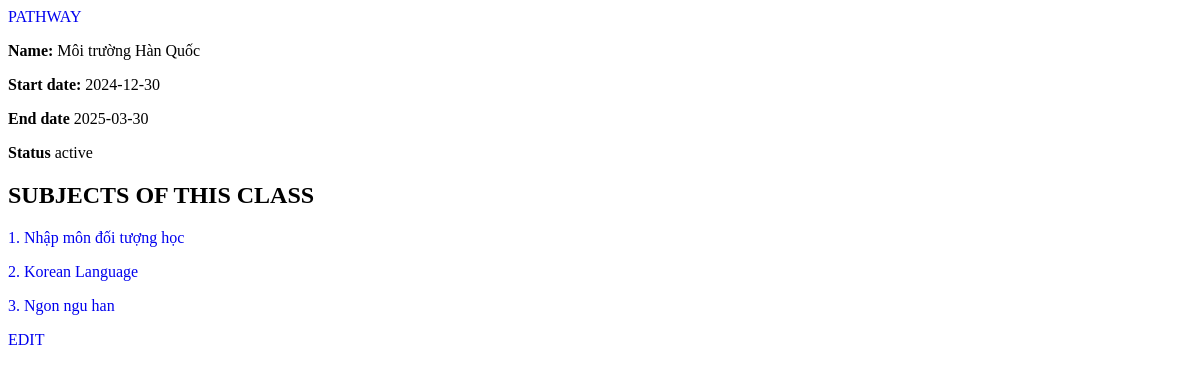
Page /manage/class/id=19/ on the earlier database version.
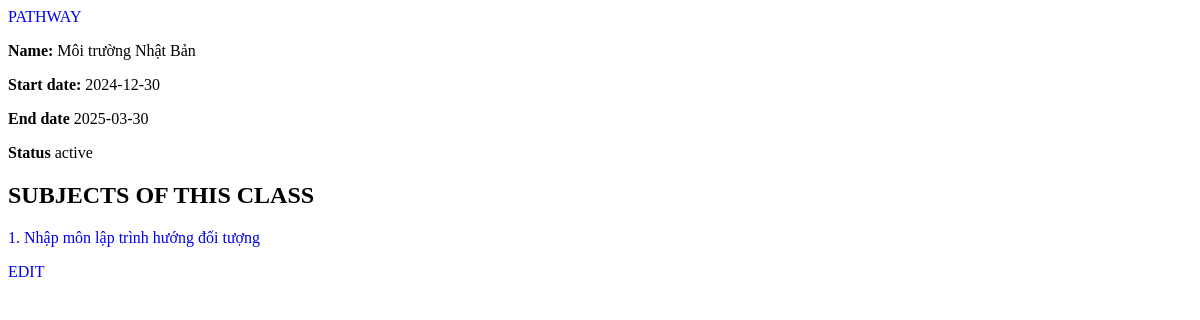
Same page on the later database version.
### main_site/models.py (models this page shows, shortened)
class Class(models.Model):
    STATUS_CHOICES = (
        ('active','active'),
        ('upcoming','upcoming'),
        ('completed','completed'),
    )
    name = models.CharField(max_length=50, verbose_name='Tên lớp')
    startDate = models.DateField(verbose_name='Thời gian mở lớp', null=True)
    endDate = models.DateField(verbose_name='Thời gian đóng lớp', null=True)
    status = models.CharField(max_length=10, choices=STATUS_CHOICES, default='upcoming')
    maxOfDay = models.IntegerField(verbose_name='Số lượng ngày học tối đa trong kỳ', default=50)
    maxOfSessionsInDay = models.IntegerField(verbose_name="Số lượng buổi học tối đa trong ngày", default=2)
    term = models.ForeignKey(Term, on_delete=models.CASCADE, verbose_name='Thông tin kỳ học')

class Subject(models.Model):
    name = models.CharField(max_length=50, verbose_name='Tên môn học')
    class_object = models.ForeignKey(Class, on_delete=models.CASCADE, verbose_name='Lớp chứa môn học')

### main_site/views.py (the view)
# urls.py: path('manage/class/id=<int:classId>/', views.getManageClass, name="manageClass"),
def getManageClass(request, classId):
    classObj = Class.objects.filter(id=classId).first()
    subjects = Subject.objects.filter(class_object = classObj)
    context = {
        'class':classObj,
        'subjects': subjects,
    }
    return render(request, 'manage/class.html', context)

### main_site/templates/manage/class.html (shortened to what this page needs)
{% extends "base/base.html" %}
{% load static %}
{% block content %}
<a href="{% url "pathway" classId=class.id %}">PATHWAY</a>
<div class="InformationContainer">
    <p ><strong >Name:</strong> {{class.name}} </p>
</div>
<div class="InformationContainer">
    <p ><strong >Start date:</strong> {{class.startDate | date:"Y-m-d"}} </p>
</div>
<div class="InformationContainer">
    <p ><strong >End date</strong> {{class.endDate | date:"Y-m-d"}} </p>
</div>
<div class="InformationContainer">
    <p ><strong >Status</strong> {{class.status}} </p>
</div>
<h2 >SUBJECTS OF THIS CLASS</h2>
{% for subject in subjects %}
<div class="InformationContainer">
   <a href="{% url "manageSubject" subjectId=subject.id %}"><p class="ClickTag"> {{forloop.counter}}. {{subject.name}} </p></a>
</div>
{% endfor %}
<a href="{% url "editClass" classId=class.id %}"><div class="ClickTag">EDIT</div></a>
{% endblock content %}

Differences in the rows shown:
removed Subject: name "Korean Language"
removed Subject: name "Ngon ngu han"
changed Class "active": name "Môi trường Hàn Quốc" → "Môi trường Nhật Bản"
changed Subject: name "Nhập môn đối tượng học" → "Nhập môn lập trình hướng đối tượng"
